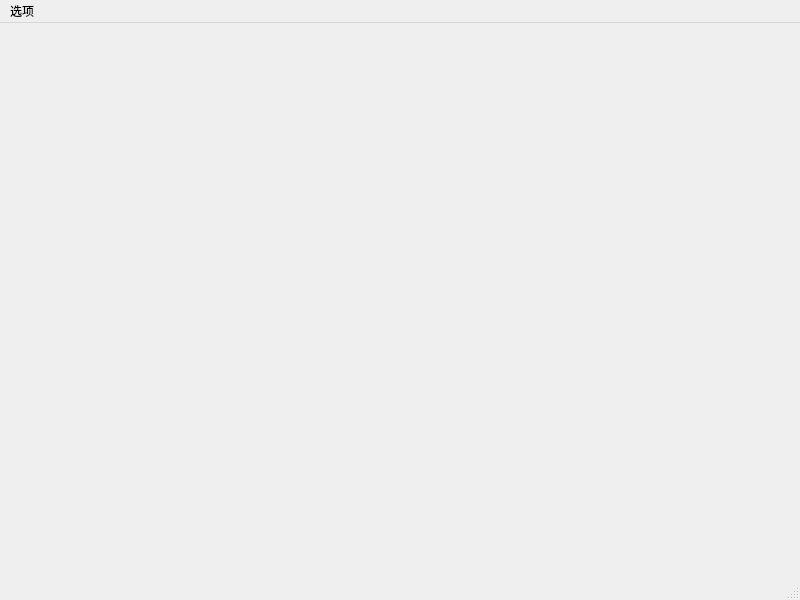
<?xml version="1.0" encoding="UTF-8"?>
<ui version="4.0">
 <class>drawWindow</class>
 <widget class="QMainWindow" name="drawWindow">
  <property name="geometry">
   <rect>
    <x>0</x>
    <y>0</y>
    <width>800</width>
    <height>600</height>
   </rect>
  </property>
  <property name="font">
   <font>
    <family>Adobe 楷体 Std R</family>
   </font>
  </property>
  <property name="windowTitle">
   <string>MainWindow</string>
  </property>
  <widget class="QWidget" name="centralWidget">
   <layout class="QGridLayout" name="gridLayout_2">
    <item row="0" column="0">
     <layout class="QGridLayout" name="gridLayout"/>
    </item>
   </layout>
  </widget>
  <widget class="QMenuBar" name="menubar">
   <property name="geometry">
    <rect>
     <x>0</x>
     <y>0</y>
     <width>800</width>
     <height>26</height>
    </rect>
   </property>
   <widget class="QMenu" name="menu">
    <property name="title">
     <string>选项</string>
    </property>
    <addaction name="printAction"/>
   </widget>
   <addaction name="menu"/>
  </widget>
  <widget class="QStatusBar" name="statusbar"/>
  <action name="printAction">
   <property name="text">
    <string>打印</string>
   </property>
   <property name="toolTip">
    <string>print</string>
   </property>
   <property name="font">
    <font>
     <family>Adobe 楷体 Std R</family>
     <pointsize>10</pointsize>
    </font>
   </property>
  </action>
 </widget>
 <resources/>
 <connections/>
</ui>
